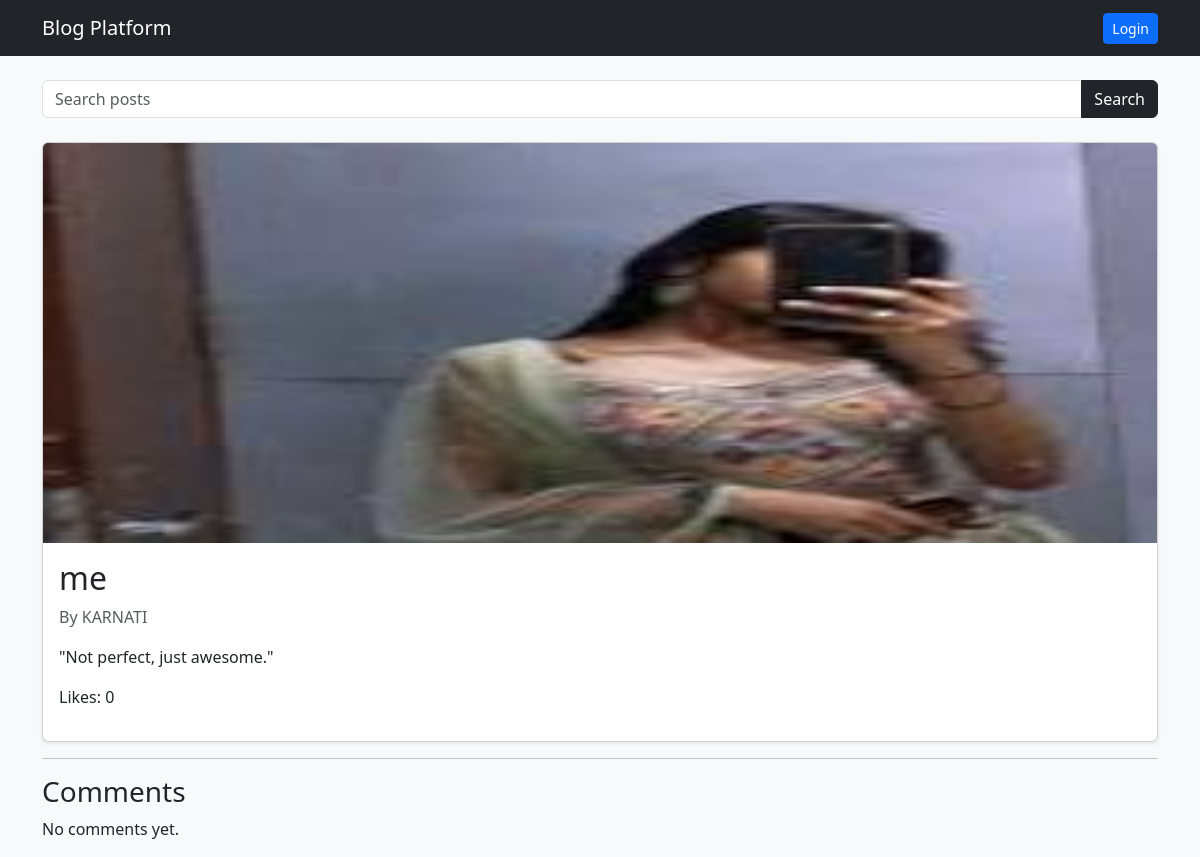
Page /post/6/ on the committed database.
### blog/models.py (models this page shows, shortened)
class Post(models.Model):
    author = models.ForeignKey(
        User,
        on_delete=models.CASCADE
    )
    title = models.CharField(max_length=200)
    content = models.TextField()
    image = models.ImageField(
        upload_to='post_images/',
        blank=True,
        null=True
    )
    likes = models.ManyToManyField(
        User,
        related_name='liked_posts',
        blank=True
    )
    created_at = models.DateTimeField(
        auto_now_add=True
    )

### blog/views.py (the view)
def post_detail(request, post_id):
    post = get_object_or_404(Post, id=post_id)
    comments = post.comment_set.all()
    if request.method == 'POST':
        if request.user.is_authenticated:
            form = CommentForm(request.POST)
            if form.is_valid():
                comment = form.save(commit=False)
                comment.post = post
                comment.user = request.user
                comment.save()
                return redirect('post_detail', post_id=post.id)
    else:
        form = CommentForm()
    return render(request, 'post_detail.html', {
        'post': post,
        'comments': comments,
        'form': form
    })

### blog/forms.py
class CommentForm(forms.ModelForm):
    class Meta:
        model = Comment
        fields = ['text']

### templates/post_detail.html (shortened to what this page needs)
{% extends 'base.html' %}
{% block content %}
<div class="card shadow-sm">
    {% if post.image %}
        <img
            src="{{ post.image.url }}"
            class="card-img-top"
            height="400"
        >
    {% endif %}
    <div class="card-body">
        <h2>
            {{ post.title }}
        </h2>
        <p class="text-muted">
            By {{ post.author.username }}
        </p>
        <p>
            {{ post.content }}
        </p>
        <p>
            Likes: {{ post.likes.count }}
        </p>
    </div>
</div>
<hr>
<h3>
    Comments
</h3>
{% for comment in comments %}
<div class="card mb-3">
    <div class="card-body">
        <strong>
            {{ comment.user.username }}
        </strong>
        <p>
            {{ comment.text }}
        </p>
    </div>
</div>
{% empty %}
<p>No comments yet.</p>
{% endfor %}
{% endblock %}

### rows in the picture
Post: image (picture), title "me", author.username "KARNATI", content "\"Not perfect, just awesome.\"", likes.count "0"
